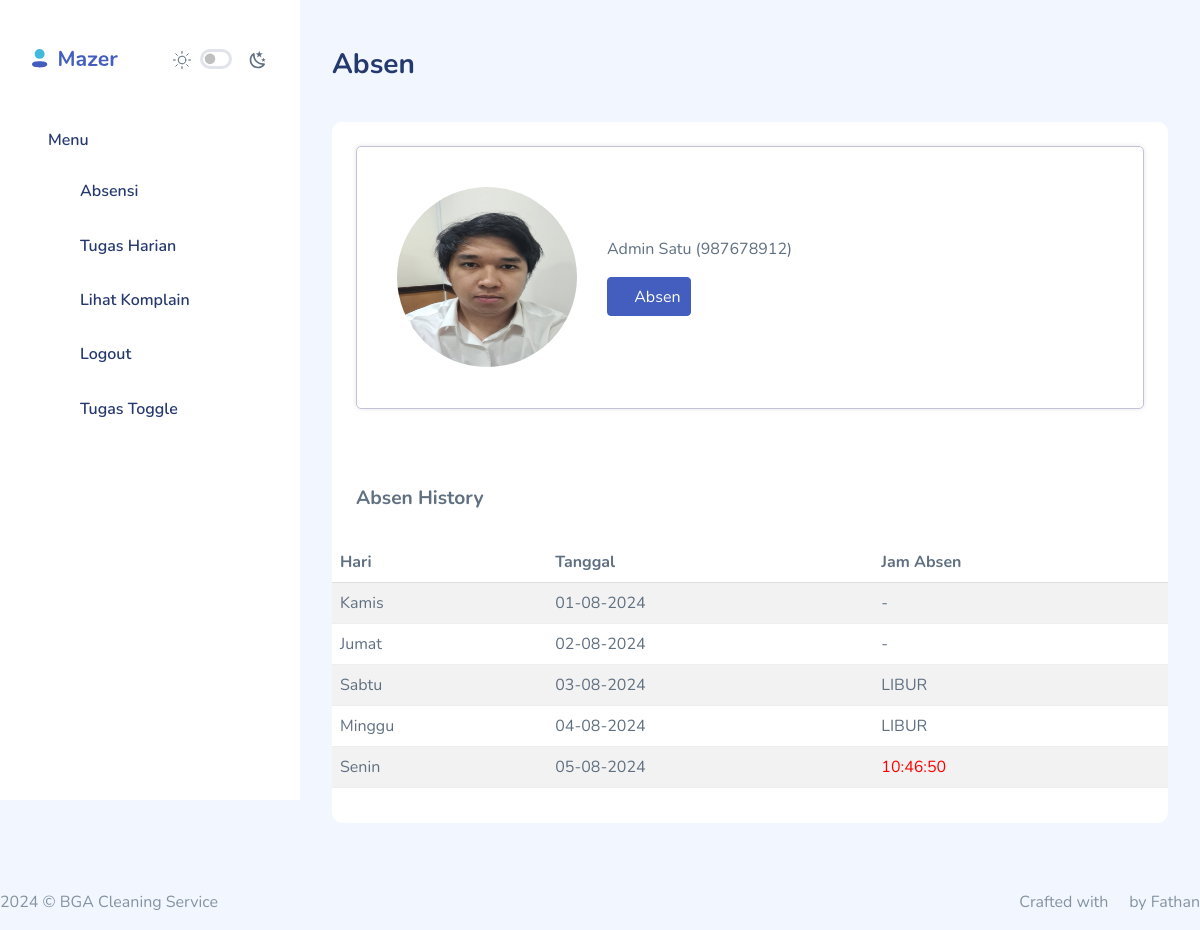
/petugas/absensi.php (signed in), run on the app's committed database.
### tables this page shows
CREATE TABLE `absensi` (
  `id` int(11) NOT NULL,
  `user_id` int(11) NOT NULL,
  `filename` varchar(100) NOT NULL,
  `absen_at` datetime NOT NULL DEFAULT current_timestamp()
);

### petugas/absensi.php (the view, shortened to what this page needs)
<?php
include_once "header-main.php";
$currentDate = date('Y-m-d', time());
$startDate = date(date('Y', time()) . '-' . date('m', time()) . '-01');
$id = $_SESSION['id'];
$sql = "SELECT filename, absen_at
        FROM absensi
        WHERE user_id = $id AND date_format(absen_at, '%Y-%m-%d') = '$currentDate'";
$query_absen_image = mysqli_query($conn, $sql);
$absensi_image = mysqli_fetch_assoc($query_absen_image);
$sql = "SELECT filename,
            date_format(absen_at, '%Y-%m-%d') as date,
            date_format(absen_at, '%h:%i:%s') as time
        FROM absensi
        WHERE user_id = $id
            AND date_format(absen_at, '%Y-%m-%d') BETWEEN '$startDate' AND '$currentDate'
        ORDER BY absen_at";
$all_absen = mysqli_query($conn, $sql);
?>
<div id="main">
<div class="page-heading">
    <h3>Absen</h3>
</div>
<div class="page-content">
    <section class="row">
        <div class="col-12">
            <div class="row">
                <div class="col-12">
                    <div class="card">
                        <div class="card-header">
                            <div class="comment">
                                <div class="comment-header">
                                    <div class="pr-50">
                                        <div class="avatar avatar-3xl">
                                            <?php
                                            if (isset($absensi_image)) {
                                                ?> <img src="<?php echo $absensi_image['filename']; ?>" alt="Avatar"> <?php
                                            } else {
                                                ?> <img src="..\assets\static\images\csimage\karyawan.png" alt="Avatar"> <?php
                                            }
                                            ?>
                                        </div>
                                    </div>
                                    <div class="comment-body">
                                        <div class="comment-profileName"> <?php echo $_SESSION['nama'] . " (" . $_SESSION['nik'] . ")"; ?> </div>
                                        <div class="comment-actions">
                                            <button class="btn icon icon-left btn-primary me-2 text-nowrap" data-bs-toggle="modal"
                                            data-bs-target="#modalabsen"><i class="bi bi-pencil-square"></i> Absen</button>
                                        </div>
                                    </div>
                                </div>
                            </div>
                        </div>
                    <div class="col-12 col-md-12">
                        <div class="card">
                                <div class="card-header">
                                    <h4 class="card-title">Absen History</h4>
                                </div>
                                <div class="table-responsive">
                                    <table class="table table-striped mb-0">
                                                                        <thead>
                                                                            <tr>
                                                                                <th>Hari</th>
                                                                                <th>Tanggal</th>
                                                                                <th>Jam Absen</th>
                                                                            </tr>
                                                                        </thead>
                                                                        <tbody>
                                                                            <?php
                                                                            $j = 0;
                                                                            $begin = new DateTime($startDate);
                                                                            $end = new DateTime($currentDate);
                                                                            $all_absen = $_SESSION['all_absen'];
                                                                            for ($i = $begin; $i <= $end; $i->modify('+1 day')) {
                                                                                echo '<tr>';
                                                                                echo '<td>';
                                                                                    switch (date('w', strtotime($i->format("Y-m-d")))) {
                                                                                        case "0":
                                                                                        echo "Minggu";
                                                                                        break;
                                                                                        case "1":
                                                                                        echo "Senin";
                                                                                        break;
                                                                                        case "4":
                                                                                        echo "Kamis";
                                                                                        break;
                                                                                        case "5":
                                                                                        echo "Jumat";
                                                                                        break;
                                                                                        case "6":
                                                                                        echo "Sabtu";
                                                                                        break;
                                                                                    }
                                                                                echo '</td>';
                                                                                echo '<td>' . $i->format("d-m-Y") . '</td>';
                                                                                if (isset($all_absen[$j][1]) && $i->format("Y-m-d") == $all_absen[$j][1]) {
                                                                                    if ($all_absen[$j][2] > '08:00:00') {
                                                                                        echo '<td><span style="color: red;">' . $all_absen[$j][2] . '</span></td>';
                                                                                    } else {
                                                                                        echo '<td>' . $all_absen[$j][2] . '</td>';
                                                                                    }
                                                                                    $j++;
                                                                                } else if (date('w', strtotime($i->format("Y-m-d"))) == '6' || date('w', strtotime($i->format("Y-m-d"))) == '0') {
                                                                                    echo '<td>LIBUR</td>';
                                                                                } else {
                                                                                    echo '<td>-</td>';
                                                                                }
                                                                                echo '</tr>';
                                                                            }
                                                                            ?>
                                                                        </tbody>
                                    </table>
                                </div>
                            </div>
                        </div>
                        </div>
                    </div>
                </div>
                </div>
            </div>
        </div>
</div>
<?php
include_once "footer-main.php";
?>

### data on the page
absensi: filename (picture), shows "Senin", format "05-08-2024", j "10:46:50"

### other printed values
$_SESSION['nama'] "Admin Satu"
$_SESSION['nik'] "987678912"
$i->format("d-m-Y") "01-08-2024"
$i->format("d-m-Y") "02-08-2024"
$i->format("d-m-Y") "03-08-2024"
$i->format("d-m-Y") "04-08-2024"
